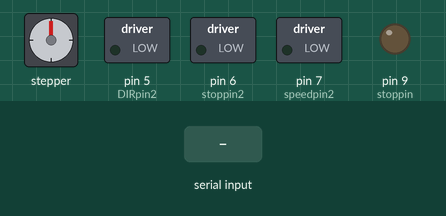
Recording of a sketch running on a simulated Arduino Uno, built with avr-gcc and run on an emulated ATmega328P. Shown: stepper motor, switched loads named in the sketch (green lamp = pin HIGH), output pins drawn as LEDs (lit = HIGH). The test bench sets the inputs (shaded band). Stepper angles assume 200 steps per turn; pins used as bus, display or sensor lines are not drawn; what the sketch prints to the serial monitor is not drawn.

Above: at 1.2 s.
1.3 s: "1" received over Serial
At 1.96 s:
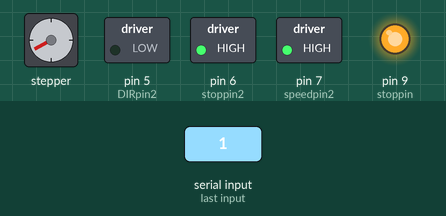
At 5.3 s:
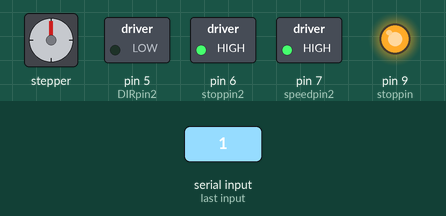
Timing chart, 0 to 6.8 s (numbered marks = the images above; inputs shaded):
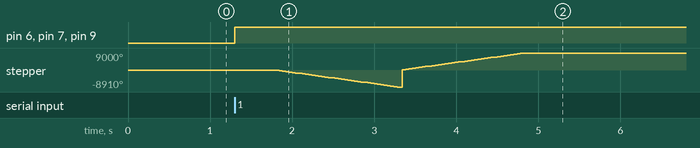

The sketch:

CyclicActuation.ino
```cpp
#include <elapsedMillis.h>
#include <Stepper.h>
const int stepsPerRevolution = 200;


int DIRpin2 = 5;
int stoppin2 = 6;
int speedpin2 = 7;

int DIRpin = 8;
int stoppin = 9;
int speedpin = 10;
int mswitchpin = 2;
int mdirpin = 3;
int mstpin = 4;
Stepper myStepper(stepsPerRevolution, 10, 8);
Stepper myStepper2(stepsPerRevolution, 7, 5);

unsigned long stepsize = 250;
unsigned long stopt = 0;
unsigned long interval = 5000;
int sp = 1500;

void setup() {
  pinMode(DIRpin, OUTPUT);
  pinMode(stoppin, OUTPUT);
  pinMode(speedpin, OUTPUT);

  pinMode(DIRpin2, OUTPUT);
  pinMode(stoppin2, OUTPUT);
  pinMode(speedpin2, OUTPUT);

  delay(200);

  Serial.begin(9600);
  Serial.println("s");

  while (Serial.available() == 0) {
  }

  digitalWrite(DIRpin, LOW);
  digitalWrite(speedpin, HIGH);
  digitalWrite(stoppin, HIGH);

  digitalWrite(DIRpin2, LOW);
  digitalWrite(speedpin2, HIGH);
  digitalWrite(stoppin2, HIGH);
  delay(500);
  movestep(myStepper, -5000, 1000);
  delay(10);
  movestep(myStepper, 5000, 1000);
  delay(10);
  delay(10000);

}
void loop() {


  if (digitalRead(mswitchpin)) {

    movestep(myStepper, -4000, 1000);
    delay(10);
    movestep(myStepper, 4000, 1000);
    delay(10);

    delay(3000);

  }

  else {
    manual();
  }
}


void manual()
{

  if (digitalRead(mstpin)) {
    movestep(myStepper, 5 * (digitalRead(mdirpin) * 2 - 1), 200);
  }
  else
  {
  }


}

void autorun(int spds, unsigned long steps)
{
  movestep(myStepper, -steps, spds);
  elapsedMillis timeElapsed;

  while (timeElapsed < interval) {
  }
  movestep(myStepper, steps, spds);

  elapsedMillis timeElapsed3;

  while (timeElapsed3 < interval) {
  }

}

void movestep(Stepper motor, unsigned long step_size, int s) {

  motor.setSpeed(s);
  motor.step(step_size);
  elapsedMillis timeElapsed2;
  while (timeElapsed2 < stopt) {
  }

}
```

Measured:
- after the input at 1.3 s, pin 6 (stoppin2), pin 7 (speedpin2), pin 9 (stoppin): LOW → HIGH at once; stepper: turns 8910° counter-clockwise in 1.5 s, then 17910° clockwise in 1.5 s
